Frame 1 (no input): blank canvas, image omitted
Frame 60 (no input): blank canvas, image omitted
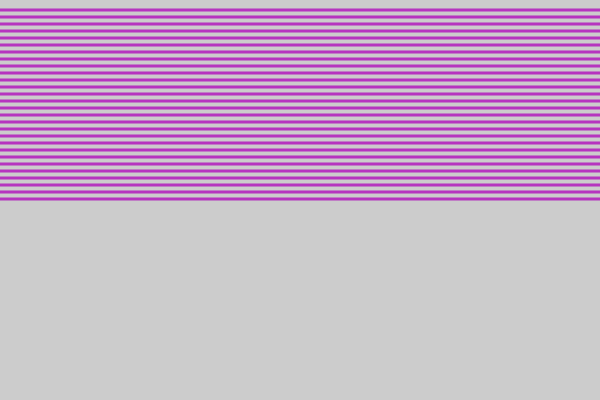
Frame 120 (the mouse pressed at the canvas centre since frame 60)

The p5.js sketch whose frames 1 and 60 were blank and that drew this single picture after the mouse press (run headless with seeded random() and noise() and a simulated clock; from frame 60 on, the mouse is pressed at the canvas centre):

// p5.js sketch
// ── sketch.js
function setup() {
  createCanvas(600, 400);
    stroke(random(255), random(255), random(255));
  strokeWeight(3);
}
  function draw() {
    background(204);
    for (i = 10; i < mouseY; i = i + 7) {
      line(0, i, width, i);
    }
  }
